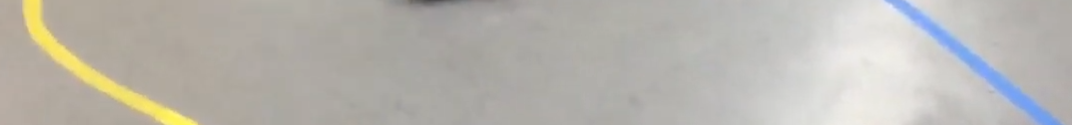
#> input picture track.png, 1072 x 125 px
$ python RouteTesting.py
#> lines starting #> are read from the running program, lines starting #| are printed output that depends on the picture; after the words box and inside, x2 and y2 are one past the last pixel; in counts of white or black regions, pixels touching at a corner belong together
import cv2
import numpy as np
import math

#cv2 MAT function
"""
Get the values of all pixels (Black or white [1,0]) - Done
Work out the distance based on pixels(camera specs will define the true distance) - Pending
Find midpoint - Done
Algorithm for corners:
    -If the np array has certain 1 values (On a diagnol), you can assume corner
    -Work out motor functions based on the angle of the diagnol
Method 2 -
    - Invert the matrix (np.flip(xxx))
        - Same method will get column distances instead of rows
    - If 2 values are in the column assume corner has been taken
    - Problem for slants though
        - Potential have horizontal pairs have a heigher priority over the vertical pairs. This should mean that slants are taken at "striaght" rather then a turn
"""

threshold1 = 85
threshold2 = 85
theta=0
r_width = 500
r_height = 300
minLineLength = 10 #10
maxLineGap = 1 #1
k_width = 5
k_height = 5
max_slider = 10

# Read Image
image = cv2.imread(r'track.png')
#> image is the input picture: shape (125, 1072, 3); mean B, G, R 175.1, 181.5, 184.4
# Resize width=500 height=300 incase of inputting raspi captured image
image = cv2.resize(image,(r_width,r_height))
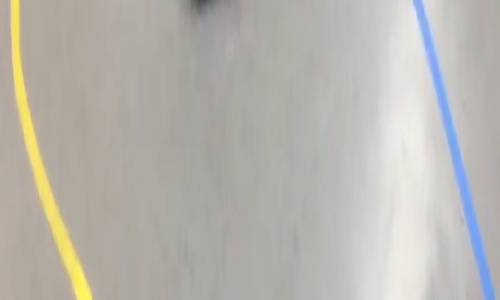
#> image: shape (300, 500, 3); mean B, G, R 175.1, 181.4, 184.3
frame_HSV = cv2.cvtColor(image, cv2.COLOR_BGR2HSV)
#> frame_HSV: shape (300, 500, 3); mean H, S, V 24.8, 18.3, 186.8
lower_blue = np.array([100,50,120])
upper_blue = np.array([150,255,255])
blue_mask = cv2.inRange(frame_HSV, lower_blue, upper_blue)
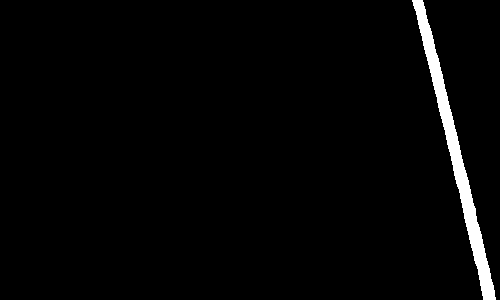
#> blue_mask: shape (300, 500); 2.4% white; 1 white region, box (x1, y1, x2, y2) and area: (412, 0, 496, 300) 3585
lower_yellow = np.array([25,30,100])
upper_yellow = np.array([40,255,255])
yellow_mask = cv2.inRange(frame_HSV, lower_yellow, upper_yellow)
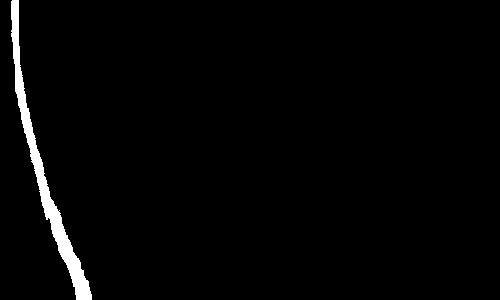
#> yellow_mask: shape (300, 500); 2.1% white; 1 white region, box (x1, y1, x2, y2) and area: (11, 0, 92, 300) 3123
mask = cv2.add(yellow_mask, blue_mask)
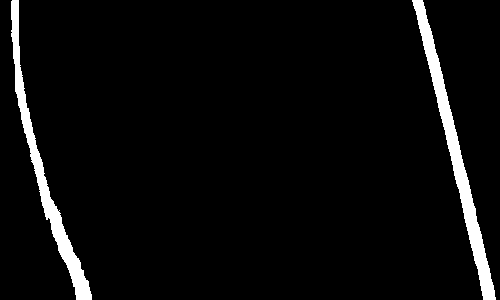
#> mask: shape (300, 500); 4.5% white; 2 white regions, box (x1, y1, x2, y2) and area: (412, 0, 496, 300) 3585, (11, 0, 92, 300) 3123

edged1 = cv2.Canny(yellow_mask, threshold1, threshold2)
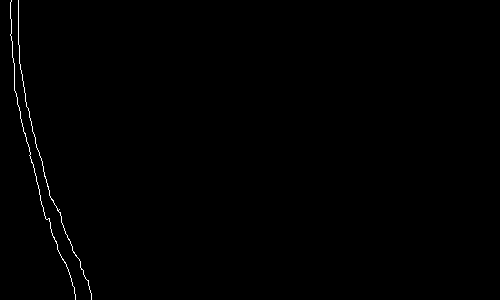
#> edged1: shape (300, 500); 0.41% white in thin lines or dots, all inside (x1, y1, x2, y2) = (10, 0, 92, 300)
edged2 = cv2.Canny(blue_mask, threshold1, threshold2)
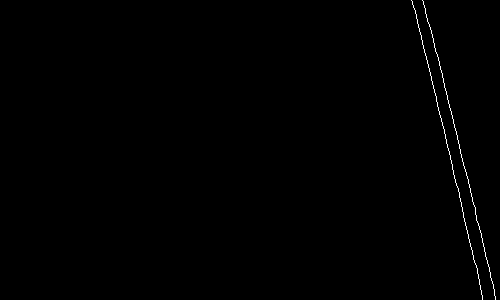
#> edged2: shape (300, 500); 0.4% white in thin lines or dots, all inside (x1, y1, x2, y2) = (411, 0, 496, 300)
# Detect points that form a line
dis = []
disl = []
disr = []
count = 0
res = 0
used = False
for i in mask:
    for x in i:
        if x == 255 and i[count-1] != 255:
            dis.append(count)
            res += 1
            used = True
            if res > 2:
                dis.pop(-2)
        count += 1
    if not used:
        dis.append(0)
    used = False
    res = 0
    count = 0
#> after the loop, dis = 600 values, max 483 at index 593, min 11 at index 2, mean 241.3

even = True
for i in dis:
    if even:
        disl.append(i)
        even = False
    else:
        disr.append(i)
        even = True
#> this loop made 600 passes
#> (i, even) on passes 1, 2, 3, 4, 5, 6, 7, 8, 9, 10, 12, 13: (12, False), (412, True), (11, False), (412, True), (11, False), (413, True), (11, False), (413, True), (11, False), (413, True), (413, True), (11, False)
#> even on passes 11, 61, 62, 63, 64, 65: False, False, True, False, True, False
#> after the loop, disl = 300 values, max 76 at index 295, min 11 at index 1, mean 34.02; disr = 300 values from 412 to 483

final = []
for i in range(len(disl)):
    result = disr[i] + disl[i]
    result /= 2
    final.append(result)
#> this loop made 300 passes
#> result on passes 1 to 3: 212, 211.5, 212
#> after the loop, final = 300 values, max 279.5 at index 296, min 211.5 at index 1, mean 241.3

count = 1
for i in final:
    cv2.circle(image, (int(i),count), radius=0, color=(0, 0, 0), thickness=-2)
    count += 1
#> this loop made 300 passes
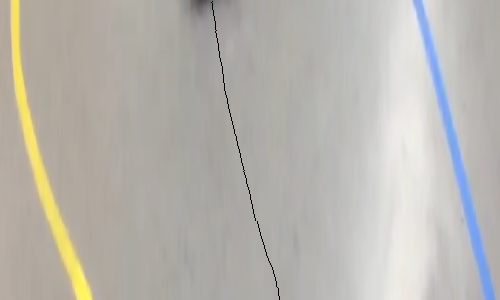
#> image: shape (300, 500, 3); 0.2% of pixels changed, all inside (x1, y1, x2, y2) = (211, 1, 280, 300)
#> after the loop, count = 301

print(final)
#> (printed output is left out)
cv2.imshow("Line Detection",image)
cv2.waitKey(0)
cv2.destroyAllWindows()
